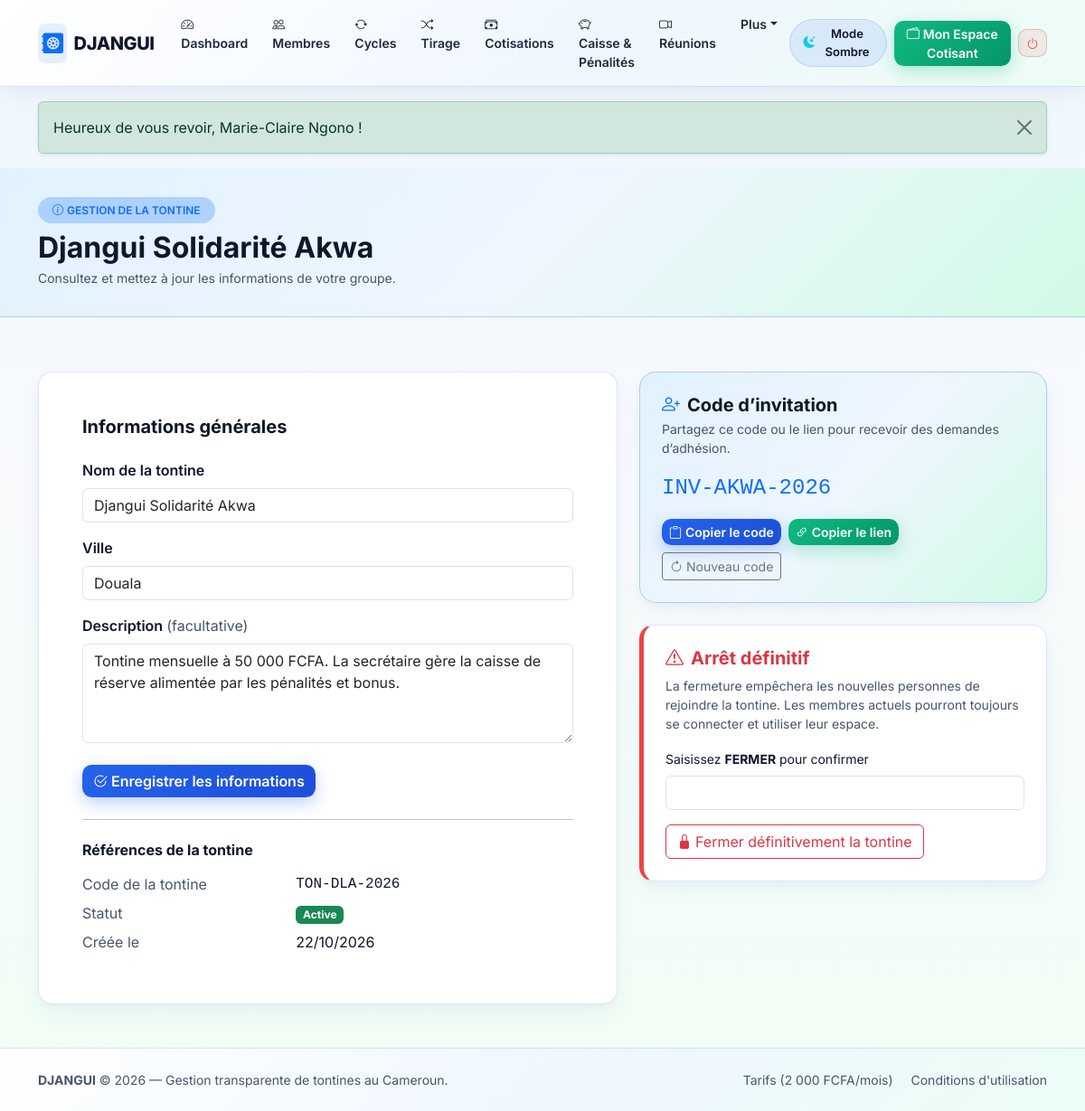
Screenshot of /admin/tontine-info.php (signed in) with the database file from the repository.
### tables this page shows
CREATE TABLE tontines (
    id INT UNSIGNED AUTO_INCREMENT PRIMARY KEY,
    code_tontine VARCHAR(20) NOT NULL,
    code_invitation VARCHAR(24) NOT NULL,
    nom VARCHAR(120) NOT NULL,
    description TEXT DEFAULT NULL,
    ville VARCHAR(80) NOT NULL DEFAULT 'Douala',
    devise CHAR(4) NOT NULL DEFAULT 'FCFA',
    solde_caisse_reserve DECIMAL(12,2) NOT NULL DEFAULT 0.00 COMMENT 'Caisse geree par l admin (penalites, bonus, reliquats)',
    statut ENUM('active', 'suspendue', 'fermee') NOT NULL DEFAULT 'active',
    date_debut_essai DATETIME NOT NULL,
    date_fin_essai DATETIME NOT NULL,
    statut_abonnement ENUM('essai', 'actif', 'expire') NOT NULL DEFAULT 'essai',
    abonnement_valide_jusqua DATETIME DEFAULT NULL,
    admin_id INT UNSIGNED NOT NULL COMMENT 'UNIQUE : 1 admin/secretaire ne gere qu une seule tontine',
    created_at DATETIME NOT NULL DEFAULT CURRENT_TIMESTAMP,
    updated_at DATETIME NOT NULL DEFAULT CURRENT_TIMESTAMP ON UPDATE CURRENT_TIMESTAMP,

    CONSTRAINT uq_tontines_code UNIQUE (code_tontine),
    CONSTRAINT uq_tontines_invitation UNIQUE (code_invitation),
    CONSTRAINT uq_tontines_admin UNIQUE (admin_id),
    CONSTRAINT chk_tontines_caisse CHECK (solde_caisse_reserve >= 0),
    CONSTRAINT fk_tontines_admin FOREIGN KEY (admin_id) REFERENCES users(id) ON DELETE RESTRICT ON UPDATE CASCADE,
    INDEX idx_tontines_statut (statut, statut_abonnement)
);

### includes/functions.php (called while the page is built, shortened)
<?php
function e($texte) {
    return htmlspecialchars((string)$texte, ENT_QUOTES, 'UTF-8');
}

### admin/tontine-info.php (the view, shortened to what this page needs)
<?php
require_once __DIR__ . '/../includes/db.php';
require_once __DIR__ . '/../includes/functions.php';
$tontine_id = (int)($_SESSION['tontine_id'] ?? 0);
$user_id = (int)($_SESSION['user_id'] ?? 0);
$stmtTontine = $pdo->prepare("
    SELECT id, nom, code_tontine, code_invitation, description, ville, devise, statut,
           date_debut_essai, date_fin_essai, statut_abonnement, abonnement_valide_jusqua,
           created_at
    FROM tontines
    WHERE id = ? AND admin_id = ?
    LIMIT 1
");
$stmtTontine->execute([$tontine_id, $user_id]);
$tontine = $stmtTontine->fetch();
$lien_invitation = BASE_URL . '/join-tontine.php?code=' . urlencode($tontine['code_invitation']);
$statuts = [
    'active' => ['label' => 'Active', 'badge' => 'success'],
    'suspendue' => ['label' => 'Suspendue', 'badge' => 'warning text-dark'],
    'fermee' => ['label' => 'Fermée', 'badge' => 'secondary'],
];
$statut_tontine = $statuts[$tontine['statut']] ?? ['label' => ucfirst($tontine['statut']), 'badge' => 'secondary'];
require_once __DIR__ . '/../includes/header.php';
require_once __DIR__ . '/../includes/navbar.php';
?>
<div class="page-header-dark">
    <div class="container">
        <span class="badge bg-primary bg-opacity-25 text-primary px-3 py-2 rounded-pill fw-semibold mb-2">
            <i class="bi bi-info-circle me-1"></i>GESTION DE LA TONTINE
        </span>
        <h1 class="fw-bold h2 mb-1"><?= e($tontine['nom']) ?></h1>
        <p class="text-muted small mb-0">Consultez et mettez à jour les informations de votre groupe.</p>
    </div>
</div>
<main class="container pb-5">
    <div class="row g-4 mt-1">
        <section class="col-lg-7" aria-labelledby="infos-tontine-title">
            <div class="card card-djangui p-4 p-md-5 h-100">
                <h2 id="infos-tontine-title" class="h5 fw-bold mb-4">Informations générales</h2>
                <form method="POST" action="<?= BASE_URL ?>/admin/tontine-info.php">
                    <div class="mb-3">
                        <label for="nom" class="form-label fw-semibold">Nom de la tontine</label>
                        <input type="text" class="form-control" id="nom" name="nom" maxlength="120" value="<?= e($tontine['nom']) ?>" required>
                    </div>
                    <div class="mb-3">
                        <label for="ville" class="form-label fw-semibold">Ville</label>
                        <input type="text" class="form-control" id="ville" name="ville" maxlength="80" value="<?= e($tontine['ville']) ?>" required>
                    </div>
                    <div class="mb-4">
                        <label for="description" class="form-label fw-semibold">Description <span class="text-muted fw-normal">(facultative)</span></label>
                        <textarea class="form-control" id="description" name="description" rows="4"><?= e($tontine['description'] ?? '') ?></textarea>
                    </div>
                    <button type="submit" class="btn btn-glow-blue">
                        <i class="bi bi-check2-circle me-1"></i>Enregistrer les informations
                    </button>
                </form>
                <hr class="my-4">
                <h3 class="h6 fw-bold mb-3">Références de la tontine</h3>
                <dl class="row mb-0">
                    <dt class="col-sm-5 text-muted fw-normal">Code de la tontine</dt>
                    <dd class="col-sm-7 font-monospace"><?= e($tontine['code_tontine']) ?></dd>
                    <dt class="col-sm-5 text-muted fw-normal">Statut</dt>
                    <dd class="col-sm-7"><span class="badge bg-<?= e($statut_tontine['badge']) ?>"><?= e($statut_tontine['label']) ?></span></dd>
                    <dt class="col-sm-5 text-muted fw-normal">Créée le</dt>
                    <dd class="col-sm-7"><?= date('d/m/Y', strtotime($tontine['created_at'])) ?></dd>
                </dl>
            </div>
        </section>
        <div class="col-lg-5">
            <section class="card-accent-djangui p-4 mb-4" aria-labelledby="invitation-title">
                <h2 id="invitation-title" class="h5 fw-bold mb-1">
                    <i class="bi bi-person-plus text-primary me-2"></i>Code d’invitation
                </h2>
                <p class="text-muted small">Partagez ce code ou le lien pour recevoir des demandes d’adhésion.</p>
                <p class="mb-3"><code class="fs-4 text-primary" id="codeInvitationText"><?= e($tontine['code_invitation']) ?></code></p>
                <?php if ($tontine['statut'] === 'active'): ?>
                    <div class="d-flex flex-wrap gap-2">
                        <button type="button" class="btn btn-glow-blue btn-sm" id="btnCopyCode" data-copy="<?= e($tontine['code_invitation']) ?>">
                            <i class="bi bi-clipboard me-1"></i>Copier le code
                        </button>
                        <button type="button" class="btn btn-glow-emerald btn-sm" id="btnCopyLink" data-copy="<?= e($lien_invitation) ?>">
                            <i class="bi bi-link-45deg me-1"></i>Copier le lien
                        </button>
                        <form method="POST" action="<?= BASE_URL ?>/admin/tontine-info.php" onsubmit="return confirm('L’ancien code ne permettra plus de demander une adhésion. Générer un nouveau code ?');">
                            <button type="submit" class="btn btn-outline-secondary btn-sm">
                                <i class="bi bi-arrow-clockwise me-1"></i>Nouveau code
                            </button>
                        </form>
                    </div>
                <?php elseif ($tontine['statut'] === 'suspendue'): ?>
                    <p class="text-warning-emphasis small mb-0">Les nouvelles adhésions sont suspendues tant que la tontine n’est pas réactivée.</p>
                <?php else: ?>
                    <p class="text-muted small mb-0">La tontine est fermée ; les nouvelles adhésions ne sont plus acceptées.</p>
                <?php endif; ?>
            </section>
            <section class="card card-djangui p-4 border-left-danger" aria-labelledby="fermeture-title">
                <h2 id="fermeture-title" class="h5 fw-bold text-danger mb-2">
                    <i class="bi bi-exclamation-triangle me-2"></i>Arrêt définitif
                </h2>
                <?php if ($tontine['statut'] === 'fermee'): ?>
                    <p class="text-muted small mb-0">Cette tontine est fermée. Les nouvelles adhésions ne sont plus acceptées ; les membres existants conservent l’accès à leur espace.</p>
                <?php else: ?>
                    <p class="text-muted small">La fermeture empêchera les nouvelles personnes de rejoindre la tontine. Les membres actuels pourront toujours se connecter et utiliser leur espace.</p>
                    <form method="POST" action="<?= BASE_URL ?>/admin/tontine-info.php" onsubmit="return confirm('Confirmer la fermeture définitive de cette tontine ? Les nouvelles adhésions seront bloquées.');">
                        <div class="mb-3">
                            <label for="confirmation_fermeture" class="form-label small">Saisissez <strong>FERMER</strong> pour confirmer</label>
                            <input type="text" class="form-control" id="confirmation_fermeture" name="confirmation_fermeture" autocomplete="off" required>
                        </div>
                        <button type="submit" class="btn btn-outline-danger">
                            <i class="bi bi-lock-fill me-1"></i>Fermer définitivement la tontine
                        </button>
                    </form>
                <?php endif; ?>
            </section>
        </div>
    </div>
</main>
<?php require_once __DIR__ . '/../includes/footer.php'; ?>

### assets/css/style.css (style rules this page uses)
:root, [data-theme="light"] { --dj-bg-body: #f4f8fb; --dj-bg-body-gradient: linear-gradient(180deg, #eef6ff 0%, #f8fafc 45%, #f0fdf4 100%); --dj-bg-card: #fff; --dj-bg-section-alt: linear-gradient(135deg, #ffffff 0%, #f0f7ff 60%, #ecfdf5 100%); --dj-bg-box: #f1f5f9; --dj-text-main: #0f172a; --dj-text-muted: #475569; --dj-border-color: rgba(37, 99, 235, 0.16); --dj-navbar-bg: linear-gradient(135deg, rgba(255, 255, 255, 0.96) 0%, rgba(239, 246, 255, 0.96) 55%, rgba(236, 253, 245, 0.96) 100%); --dj-navbar-border: rgba(37, 99, 235, 0.18); --dj-navbar-shadow: 0 6px 24px rgba(15, 23, 42, 0.06); --dj-nav-link: #1e293b; --dj-nav-link-hover-bg: rgba(37, 99, 235, 0.10); --dj-nav-link-active: #2563eb; --dj-brand-text: #0f172a; --dj-hero-overlay: linear-gradient(125deg, rgba(255, 255, 255, 0.93) 0%, rgba(224, 242, 254, 0.88) 52%, rgba(209, 250, 229, 0.84) 100%); --dj-hero-title: #0f172a; --dj-hero-subtitle: #1e293b; --dj-hero-shadow: 0 2px 10px rgba(255, 255, 255, 0.8); --dj-hero-badge-bg: rgba(37, 99, 235, 0.10); --dj-hero-badge-border: rgba(37, 99, 235, 0.30); --dj-hero-invite-bg: rgba(255, 255, 255, 0.88); --dj-hero-invite-border: rgba(37, 99, 235, 0.25); --dj-phone-frame: linear-gradient(145deg, #ffffff 0%, #e2e8f0 100%); --dj-phone-border: #cbd5e1; --dj-phone-screen: #f8fafc; --dj-phone-tx-bg: #ffffff; --dj-phone-pot-bg: linear-gradient(135deg, #2563eb 0%, #0284c7 60%, #059669 100%); --dj-accent-card-bg: linear-gradient(135deg, #e0f2fe 0%, #eff6ff 50%, #d1fae5 100%); --dj-accent-card-border: rgba(37, 99, 235, 0.28); --dj-accent-card-text: #0f172a; --dj-accent-subbox-bg: rgba(255, 255, 255, 0.85); --dj-card-shadow: 0 10px 28px -6px rgba(37, 99, 235, 0.08), 0 4px 12px -3px rgba(15, 23, 42, 0.04); --dj-hover-shadow: 0 20px 38px -8px rgba(37, 99, 235, 0.22); --dj-table-head-bg: linear-gradient(90deg, #1e3a8a 0%, #2563eb 100%); --dj-table-head-text: #ffffff; --dj-blue: #2563eb; --dj-emerald: #059669; }
body { background: var(--dj-bg-body-gradient); background-color: var(--dj-bg-body); color: var(--dj-text-main); font-family: 'Inter', system-ui, -apple-system, sans-serif; min-height: 100vh; display: flex; flex-direction: column; transition: background 0.3s ease, color 0.25s ease; overflow-x: hidden; }
.text-muted { color: var(--dj-text-muted) !important; }
.card-djangui { background-color: var(--dj-bg-card); color: var(--dj-text-main); border: 1px solid var(--dj-border-color); border-radius: 1rem; box-shadow: var(--dj-card-shadow); transition: transform 0.28s ease, box-shadow 0.28s ease, border-color 0.28s ease, background-color 0.25s ease; }
.card-dark-djangui, .card-accent-djangui { background: var(--dj-accent-card-bg); color: var(--dj-accent-card-text); border: 1px solid var(--dj-accent-card-border); border-radius: 1.15rem; box-shadow: var(--dj-card-shadow); transition: all 0.28s ease; }
.border-left-danger { border-left: 5px solid #ef4444 !important; }
.page-header-dark { background: var(--dj-accent-card-bg); color: var(--dj-accent-card-text); padding: 2rem 0; margin-bottom: 2rem; border-bottom: 1px solid var(--dj-accent-card-border); }
.btn-glow-blue, .btn-navy { background: linear-gradient(135deg, #2563eb 0%, #1d4ed8 100%); border: none; color: #ffffff !important; font-weight: 600; border-radius: 0.65rem; box-shadow: 0 6px 18px rgba(37, 99, 235, 0.30); transition: all 0.25s ease; }
.btn-glow-emerald, .btn-emerald { background: linear-gradient(135deg, #10b981 0%, #059669 100%); border: none; color: #ffffff !important; font-weight: 600; border-radius: 0.65rem; box-shadow: 0 6px 18px rgba(16, 185, 129, 0.30); transition: all 0.25s ease; }

### rows the page displays
tontines: nom "Djangui Solidarité Akwa", ville "Douala", description "Tontine mensuelle à 50 000 FCFA. La secrétaire gère la caisse de réserve alimentée par les pénalités et bonus.", code_tontine "TON-DLA-2026", statut "Active", created_at "22/10/2026", code_invitation "INV-AKWA-2026"

### other values shown
$_SESSION['flash_texte'] "Heureux de vous revoir, Marie-Claire Ngono !"
